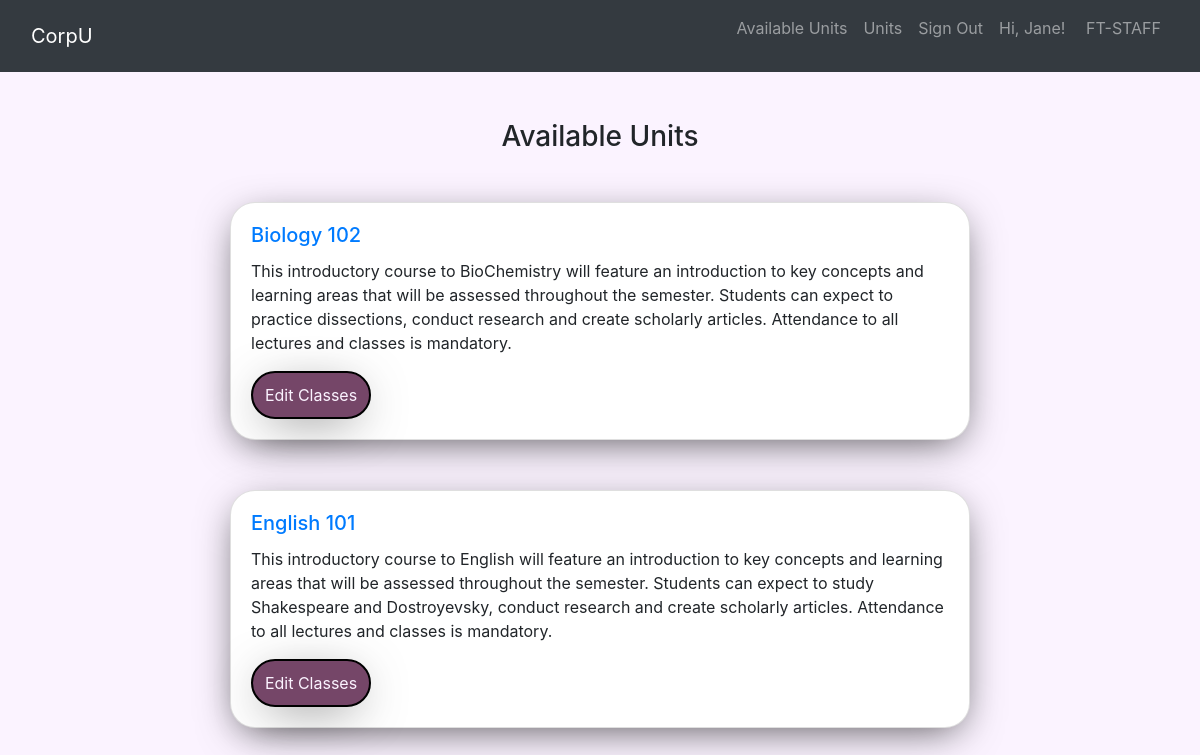
The app's page /units_edit.php (signed in) with its own data.
### tables this page shows
CREATE TABLE `unit` (
  `unitCode` varchar(20) NOT NULL,
  `unitName` varchar(255) NOT NULL,
  `vacancyStatus` varchar(255) DEFAULT NULL,
  `courseCode` varchar(20) NOT NULL,
  `unit_description` varchar(10000) DEFAULT NULL
);

### utilities.php (called while the page is built, shortened)
<?php
function isLoggedIn(){
    if (isset($_SESSION['isLoggedIn']) and $_SESSION['isLoggedIn']===true){
        return true;
    } else {
        header ("Location: access_denied.html");
    }
}
function isStaff(){
    if (isset($_SESSION['userRole']) and $_SESSION['userRole']==='staff' and isLoggedIn()) {
        return true;
    } else {
        header ("Location: access_denied.html");
    }
}
?>

### units_edit.php (the view, shortened to what this page needs)
<!DOCTYPE html>
<html lang="en">
<head>
    <link rel="stylesheet" href="https://cdn.jsdelivr.net/npm/bootstrap@4.6.2/dist/css/bootstrap.min.css">
    <link rel="stylesheet" href="style/unit.css">
    <?php
        require_once('utilities.php');
    ?>
</head>
<body>
<?php
    include 'generateNav.php';
    $nav = generateNav();
    echo $nav;
?>
<?php
    require 'connections.php';
    $sql = "SELECT * FROM unit WHERE vacancyStatus='true' ";
    $results = $mysqli->query($sql);
    if (!$results) {
        echo "Error: Our query failed to execute and here is why: " . PHP_EOL;
        echo "Query: " . $sql . PHP_EOL;
        echo "Errno: " . $mysqli->errno . PHP_EOL;
        echo "Error: " . $mysqli->error . PHP_EOL;
        exit;
    } else {
        $availableUnits = '';
        while ($data = $results->fetch_object()) {
            if (isLoggedIn() and isStaff()) {
                $availableUnits .= <<<EOD
                <div class="col-md-12">
                <div class="card myCard">
                <div class="card-body">
                    <h5 class="card-title"><a href="class_sessions.php?unitCode={$data->unitCode}">{$data->unitName}</a></h5>
                    <p class="card-text">{$data->unit_description}</p>
                    <a href="class_sessions_staff_edit.php?unitCode={$data->unitCode}" class="btn butt_out">Edit Classes</a>
                </div>
                </div>
            </div>
EOD;
            }
        };
    }
    echo <<<EOD
    <div class="container mt-5">
    <div class="container-fluid d-flex justify-content-center">
    <h3 class="text-center mb-5">Available Units</h3>
    </div>
            {$availableUnits}
    </div>
EOD;
?>
</body>
</html>

### style/unit.css (style rules this page uses)
* { margin:0; padding:0; box-sizing:border-box; }
body { background: #fbf3ff; }
.container { position: relative; max-width: 800px; height: 100px; margin-bottom: 50px; margin-top: 20px; }
.myCard { position: relative; background: #fff; height: 100%; margin-bottom: 50px; border-radius: 25px; -webkit-box-shadow: 0px 10px 40px -10px rgba(0, 0, 0, 0.7); -moz-box-shadow: 0px 10px 40px -10px rgba(0, 0, 0, 0.7); box-shadow: 0px 10px 40px -10px rgba(0, 0, 0, 0.7); }
.butt_out { background: #754668; color: #fbf3ff; width: 120px; border: 2px solid#000000; border-radius: 25px; padding: 10px; -webkit-box-shadow: 0px 10px 49px -14px rgba(0, 0, 0, 0.7); -moz-box-shadow: 0px 10px 49px -14px rgba(0, 0, 0, 0.7); box-shadow: 0px 10px 49px -14px rgba(0, 0, 0, 0.7); }

### records on screen
unit: unitName "Biology 102", unit_description "This introductory course to BioChemistry will feature an introduction to key concepts and learning areas that will be assessed throughout the semester. Students can expect to practice dissections, conduct research and create scholarly articles. Attendance to all lectures and classes is mandatory."
unit: unitName "English 101", unit_description "This introductory course to English will feature an introduction to key concepts and learning areas that will be assessed throughout the semester. Students can expect to study Shakespeare and Dostroyevsky, conduct research and create scholarly articles. Attendance to all lectures and classes is mandatory."

### other values on screen
$_SESSION['givenName'] "Jane"
